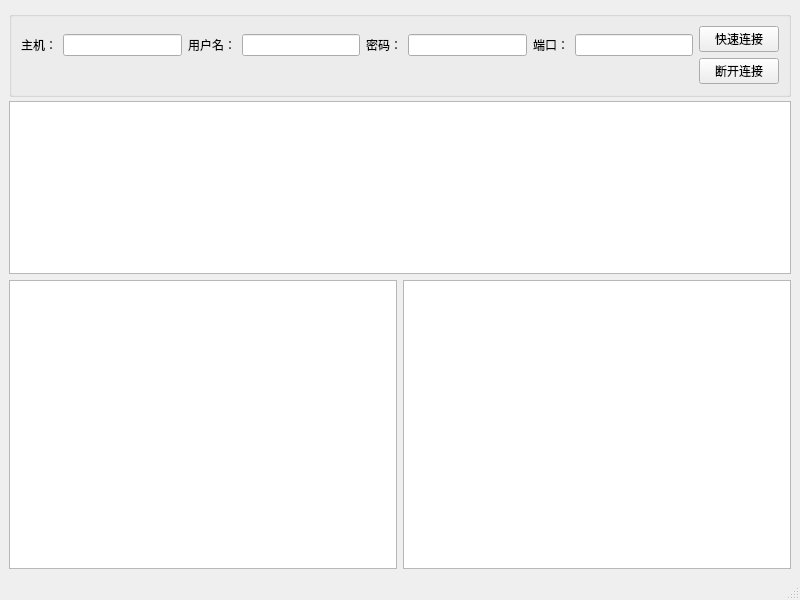
<?xml version="1.0" encoding="UTF-8"?>
<ui version="4.0">
 <class>MainWindow</class>
 <widget class="QMainWindow" name="MainWindow">
  <property name="geometry">
   <rect>
    <x>0</x>
    <y>0</y>
    <width>800</width>
    <height>600</height>
   </rect>
  </property>
  <property name="windowTitle">
   <string>MainWindow</string>
  </property>
  <widget class="QWidget" name="centralwidget">
   <layout class="QVBoxLayout" name="verticalLayout" stretch="1,3,5">
    <item>
     <widget class="QGroupBox" name="groupBox">
      <property name="minimumSize">
       <size>
        <width>0</width>
        <height>86</height>
       </size>
      </property>
      <property name="maximumSize">
       <size>
        <width>16777215</width>
        <height>82</height>
       </size>
      </property>
      <property name="title">
       <string/>
      </property>
      <layout class="QHBoxLayout" name="horizontalLayout_3">
       <item>
        <layout class="QVBoxLayout" name="verticalLayout_3">
         <item>
          <layout class="QHBoxLayout" name="horizontalLayout">
           <item>
            <widget class="QLabel" name="hostLabel">
             <property name="text">
              <string>主机：</string>
             </property>
            </widget>
           </item>
           <item>
            <widget class="QLineEdit" name="hostLineEdit"/>
           </item>
           <item>
            <widget class="QLabel" name="userLabel">
             <property name="text">
              <string>用户名：</string>
             </property>
            </widget>
           </item>
           <item>
            <widget class="QLineEdit" name="userLineEdit"/>
           </item>
           <item>
            <widget class="QLabel" name="pswLabel">
             <property name="text">
              <string>密码：</string>
             </property>
            </widget>
           </item>
           <item>
            <widget class="QLineEdit" name="pswLineEdit"/>
           </item>
           <item>
            <widget class="QLabel" name="portLabel">
             <property name="text">
              <string>端口：</string>
             </property>
            </widget>
           </item>
           <item>
            <widget class="QLineEdit" name="portLineEdit"/>
           </item>
          </layout>
         </item>
         <item>
          <spacer name="horizontalSpacer">
           <property name="orientation">
            <enum>Qt::Horizontal</enum>
           </property>
           <property name="sizeHint" stdset="0">
            <size>
             <width>40</width>
             <height>20</height>
            </size>
           </property>
          </spacer>
         </item>
        </layout>
       </item>
       <item>
        <layout class="QVBoxLayout" name="verticalLayout_2">
         <item>
          <widget class="QPushButton" name="connBtn">
           <property name="text">
            <string>快速连接</string>
           </property>
          </widget>
         </item>
         <item>
          <widget class="QPushButton" name="disconnBtn">
           <property name="text">
            <string>断开连接</string>
           </property>
          </widget>
         </item>
        </layout>
       </item>
      </layout>
     </widget>
    </item>
    <item>
     <widget class="QTextBrowser" name="infoBroser"/>
    </item>
    <item>
     <layout class="QHBoxLayout" name="horizontalLayout_2">
      <item>
       <widget class="QTreeView" name="localFileTree"/>
      </item>
      <item>
       <widget class="QTreeView" name="remoteFileTree"/>
      </item>
     </layout>
    </item>
   </layout>
  </widget>
  <widget class="QMenuBar" name="menubar">
   <property name="geometry">
    <rect>
     <x>0</x>
     <y>0</y>
     <width>800</width>
     <height>22</height>
    </rect>
   </property>
  </widget>
  <widget class="QStatusBar" name="statusbar"/>
 </widget>
 <resources/>
 <connections/>
</ui>
